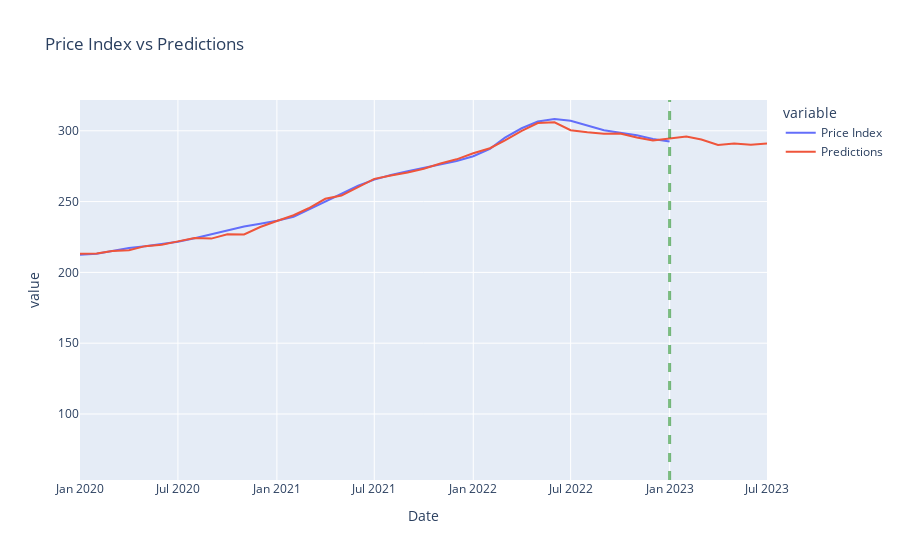

The notebook cell this image was saved under:
### Code cell
# use plotly to chart the 'Price Index 6 Months Later' and 'Predictions'
fig = px.line(df3, x="Date", y=["Price Index", "Predictions"], title="Price Index vs Predictions")
# zoom in on data after 2020
fig.update_xaxes(range=["2020-01-01", "2023-07-01"])
# add vertical line for the end of the actual data
fig.add_vline(x="2023-01-01", line_width=3, line_dash="dash", line_color="green", opacity=0.5)
# change the variable name 'Price Index 6 Months Later' to 'Price Index' in the legend
fig.for_each_trace(lambda t: t.update(name=t.name.replace("Price Index 6 Months Later", "Price Index")))
fig.show()

### Figure 1 — Plotly figure (JSON) as saved in the notebook; plotly's stock layout.template omitted (floating-point values rounded to 4 significant figures; data arrays with more than 128 entries replaced by an {"elided": "..."} marker saying what was removed)
{"data": [{"hovertemplate": "variable=Price Index<br>Date=%{x}<br>value=%{y}<extra></extra>", "legendgroup": "Price Index", "line": {"color": "#636efa", "dash": "solid"}, "marker": {"symbol": "circle"}, "mode": "lines", "name": "Price Index", "orientation": "v", "showlegend": true, "type": "scatter", "x": {"elided": "433 str values"}, "xaxis": "x", "y": {"elided": "433 float values"}, "yaxis": "y"}, {"hovertemplate": "variable=Predictions<br>Date=%{x}<br>value=%{y}<extra></extra>", "legendgroup": "Predictions", "line": {"color": "#EF553B", "dash": "solid"}, "marker": {"symbol": "circle"}, "mode": "lines", "name": "Predictions", "orientation": "v", "showlegend": true, "type": "scatter", "x": {"elided": "433 str values"}, "xaxis": "x", "y": {"elided": "433 float values"}, "yaxis": "y"}], "layout": {"legend": {"title": {"text": "variable"}, "tracegroupgap": 0}, "shapes": [{"line": {"color": "green", "dash": "dash", "width": 3}, "opacity": 0.5, "type": "line", "x0": "2023-01-01", "x1": "2023-01-01", "xref": "x", "y0": 0, "y1": 1, "yref": "y domain"}], "title": {"text": "Price Index vs Predictions"}, "xaxis": {"anchor": "y", "domain": [0, 1], "range": ["2020-01-01", "2023-07-01"], "title": {"text": "Date"}}, "yaxis": {"anchor": "x", "domain": [0, 1], "title": {"text": "value"}}}}
